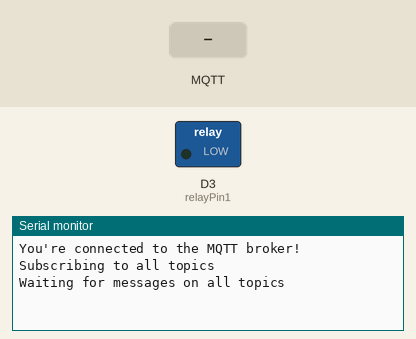
Recording of a sketch running on a simulated ESP8266 (NodeMCU). Shown: switched loads named in the sketch (green lamp = pin HIGH), the last lines printed to the serial monitor. The test bench sets the inputs (shaded band). WiFi joins after 1.5 s; servers stay silent unless stated; no MQTT or app messages arrive unless stated.

Above: at 2.7 s.
2.8 s: MQTT message "1" arrives on the first subscribed topic
At 4.0 s:
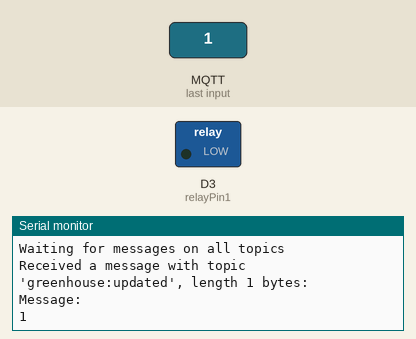
4.3 s: MQTT message "on" arrives on the first subscribed topic
At 5.2 s:
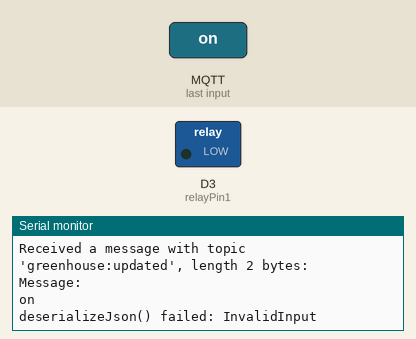
5.8 s: MQTT message "off" arrives on the first subscribed topic
At 6.3 s:
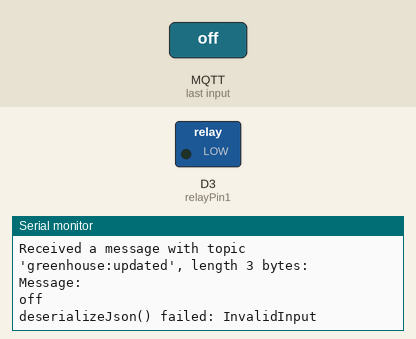

The sketch:

MqttDripIrrigation.ino
```cpp
#include <ArduinoMqttClient.h>
#include <ESP8266WiFi.h>
#include <ArduinoJson.h>
#include "arduino_secrets.h"

char ssid[] = SECRET_SSID;
char pass[] = SECRET_PASS;

WiFiClientSecure wifiClient;
MqttClient mqttClient(wifiClient);

const char broker[] = "a7701bd2b3e54353b8aeab74b9c7f322.s1.eu.hivemq.cloud";
int port = 8883;
const char topic[] = "greenhouse:updated";  // Subscribe to all topics
const char* greenhouse_key = "e0454bb7-5683-4a65-a237-e5952849e851";
const int relayPin1 = D3;  // GPIO0

void setup_wifi() {
  delay(10);
  Serial.println();
  Serial.print("Connecting to ");
  Serial.println(ssid);

  WiFi.begin(ssid, pass);;

  while (WiFi.status() != WL_CONNECTED) {
    delay(500);
    Serial.print(".");
  }
  Serial.println("");
  Serial.println("WiFi connected");
  wifiClient.setInsecure();
  Serial.println("IP address: ");
  Serial.println(WiFi.localIP());
}

void setup() {
  //Initialize serial and wait for port to open:
  Serial.begin(115200);
  pinMode(relayPin1, OUTPUT);
  digitalWrite(relayPin1, LOW);  // Initialize relay as off
  while (!Serial) {
    ;  // wait for serial port to connect. Needed for native USB port only
  }
  setup_wifi();

  mqttClient.setId("clientId");

  mqttClient.setUsernamePassword("everglo", "Everglo2024");

  Serial.print("Attempting to connect to the MQTT broker: ");
  Serial.println(broker);

  if (!mqttClient.connect(broker, port)) {
    Serial.print("MQTT connection failed! Error code = ");
    Serial.println(mqttClient.connectError());

    while (1)
      ;
  }

  Serial.println("You're connected to the MQTT broker!");
  Serial.println();

  Serial.print("Subscribing to all topics");
  Serial.println();

  // subscribe to all topics
  mqttClient.subscribe(topic);

  // set the message receive callback
  mqttClient.onMessage(onMqttMessage);

  Serial.print("Waiting for messages on all topics");
  Serial.println();
}


void loop() {
  // call poll() regularly to allow the library to receive MQTT messages and
  // send MQTT keep alives which avoids being disconnected by the broker
  mqttClient.poll();
}

void onMqttMessage(int messageSize) {
  // we received a message, print out the topic and contents
  Serial.print("Received a message with topic '");
  Serial.print(mqttClient.messageTopic());
  Serial.print("', length ");
  Serial.print(messageSize);
  Serial.println(" bytes:");

  // Create a buffer to hold the incoming message
  char message[messageSize + 1];
  int index = 0;

  // Read the message into the buffer
  while (mqttClient.available()) {
    message[index++] = (char)mqttClient.read();
  }
  message[messageSize] = '\0';  // Null-terminate the buffer

  // Print the received message
  Serial.println("Message:");
  Serial.println(message);

  // Parse JSON
  StaticJsonDocument<1024> doc;
  DeserializationError error = deserializeJson(doc, message);

  if (error) {
    Serial.print("deserializeJson() failed: ");
    Serial.println(error.f_str());
    return;
  }

  // Extract values
  const char* greenhouseId = doc["dripIrrigationDevice"];
  bool statusWaterFlow = doc["statusWaterFlow"];
  // Compare greenhouseId with greenhouse_key
  if (strcmp(greenhouseId, greenhouse_key) == 0) {

    //handle blower
    if (statusWaterFlow) {
      digitalWrite(relayPin1, LOW);  // Turn relay 1 off
    } else {
      digitalWrite(relayPin1, HIGH);  // Turn relay 1 on
    }
  }
}
```

arduino_secrets.h
```cpp
#define SECRET_SSID "everglo"
#define SECRET_PASS "11223344"
```

Measured:
- after the input at 2.8 s, the serial monitor: prints a new line at once (image 1)
- after the input at 4.3 s, the serial monitor: prints a new line at once (image 2)
- after the input at 5.8 s, the serial monitor: prints a new line at once (image 3)
